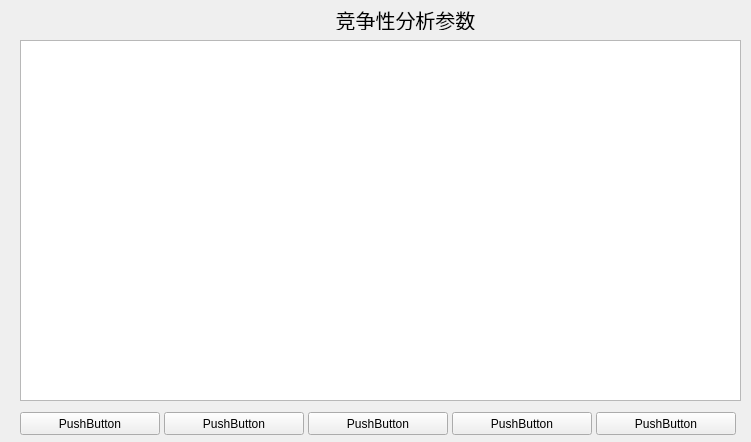
<?xml version="1.0" encoding="UTF-8"?>
<ui version="4.0">
 <class>Step3_2</class>
 <widget class="QWidget" name="Step3_2">
  <property name="geometry">
   <rect>
    <x>0</x>
    <y>0</y>
    <width>751</width>
    <height>442</height>
   </rect>
  </property>
  <property name="windowTitle">
   <string>Form</string>
  </property>
  <widget class="QTableWidget" name="qTableWidget">
   <property name="geometry">
    <rect>
     <x>20</x>
     <y>40</y>
     <width>721</width>
     <height>361</height>
    </rect>
   </property>
  </widget>
  <widget class="QPushButton" name="pushButton">
   <property name="geometry">
    <rect>
     <x>20</x>
     <y>412</y>
     <width>140</width>
     <height>23</height>
    </rect>
   </property>
   <property name="text">
    <string>PushButton</string>
   </property>
  </widget>
  <widget class="QPushButton" name="pushButton_2">
   <property name="geometry">
    <rect>
     <x>164</x>
     <y>412</y>
     <width>140</width>
     <height>23</height>
    </rect>
   </property>
   <property name="text">
    <string>PushButton</string>
   </property>
  </widget>
  <widget class="QPushButton" name="pushButton_3">
   <property name="geometry">
    <rect>
     <x>308</x>
     <y>412</y>
     <width>140</width>
     <height>23</height>
    </rect>
   </property>
   <property name="text">
    <string>PushButton</string>
   </property>
  </widget>
  <widget class="QPushButton" name="pushButton_4">
   <property name="geometry">
    <rect>
     <x>452</x>
     <y>412</y>
     <width>140</width>
     <height>23</height>
    </rect>
   </property>
   <property name="text">
    <string>PushButton</string>
   </property>
  </widget>
  <widget class="QPushButton" name="pushButton_5">
   <property name="geometry">
    <rect>
     <x>596</x>
     <y>412</y>
     <width>140</width>
     <height>23</height>
    </rect>
   </property>
   <property name="text">
    <string>PushButton</string>
   </property>
  </widget>
  <widget class="QLabel" name="label">
   <property name="geometry">
    <rect>
     <x>140</x>
     <y>9</y>
     <width>531</width>
     <height>21</height>
    </rect>
   </property>
   <property name="font">
    <font>
     <family>微软雅黑</family>
     <pointsize>15</pointsize>
     <weight>50</weight>
     <bold>false</bold>
     <stylestrategy>PreferAntialias</stylestrategy>
    </font>
   </property>
   <property name="text">
    <string>竞争性分析参数</string>
   </property>
   <property name="alignment">
    <set>Qt::AlignCenter</set>
   </property>
  </widget>
 </widget>
 <resources/>
 <connections/>
</ui>
